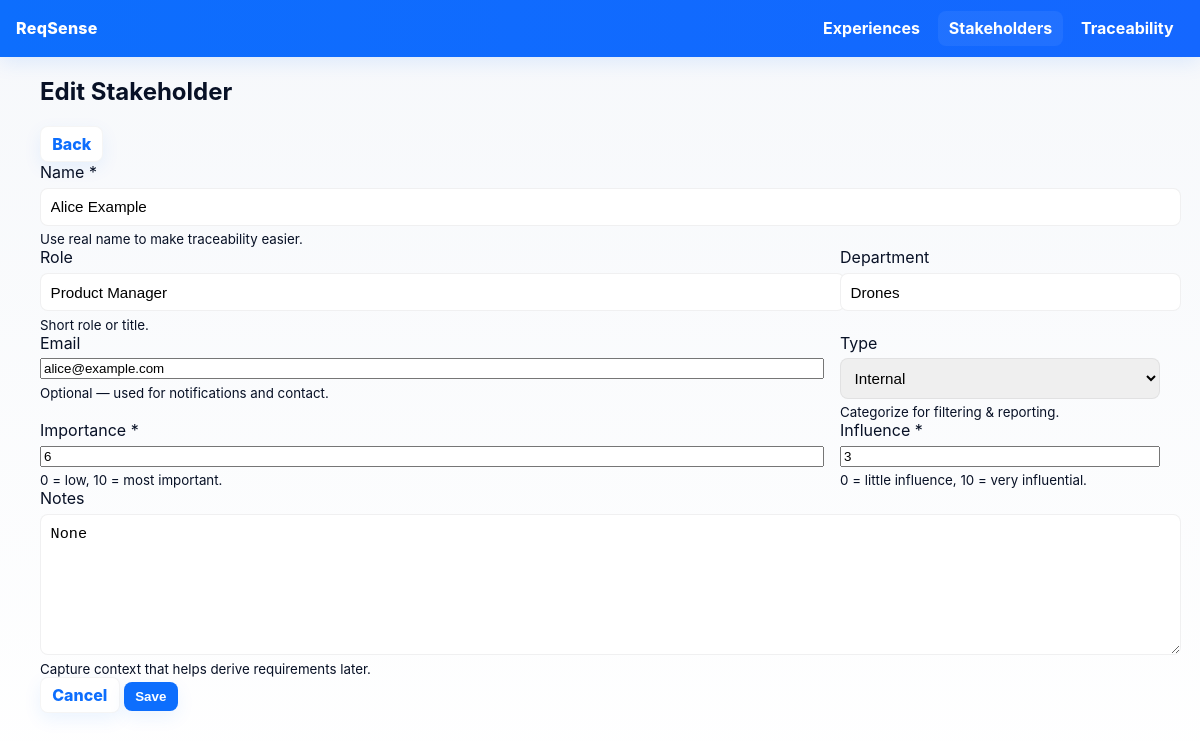
/stakeholders/1/edit, run on the app's committed database.
### src/models.py (models this page shows, shortened)
class Stakeholder(db.Model):
    __tablename__ = 'stakeholders'
    id = db.Column(db.Integer, primary_key=True)
    name = db.Column(db.String(255), nullable=False)
    role = db.Column(db.String(255), nullable=True)
    department = db.Column(db.String(255), nullable=True)
    email = db.Column(db.String(255), nullable=True)
    type = db.Column(db.String(100), nullable=True)       # e.g. Customer, Partner, Internal
    importance = db.Column(db.Integer, nullable=True)    # 0..10
    influence = db.Column(db.Integer, nullable=True)     # 0..10
    notes = db.Column(db.Text, nullable=True)
    created_at = db.Column(db.DateTime(timezone=True), default=lambda: datetime.now(timezone.utc))
    experiences = db.relationship('Experience', back_populates='stakeholder', lazy='select')
    requirements = db.relationship(
        'RequirementSubmission',
        secondary=stakeholder_requirements,
        back_populates='stakeholders',
        lazy='select'
    )

### src/routes/stakeholders.py (the view, shortened to what this page needs)
@stakeholders_bp.route('/<int:stakeholder_id>/edit', methods=['GET', 'POST'])
def edit(stakeholder_id):
    s = Stakeholder.query.get_or_404(stakeholder_id)
    return render_template('stakeholders/form.html', stakeholder=s)

### src/templates/stakeholders/form.html (shortened to what this page needs)
{% extends "base.html" %}
{% block content %}
<div class="form-card" role="region" aria-labelledby="stake-form-title">
  <div class="form-header">
    <h2 id="stake-form-title">{{ 'Edit' if stakeholder else 'Add' }} Stakeholder</h2>
    <div><a class="btn secondary" href="{{ url_for('stakeholders.overview') }}">Back</a></div>
  </div>
  <form method="post" class="form-body" novalidate>
    <div class="form-field">
      <label class="form-label" for="name">Name <span class="required" aria-hidden="true">*</span></label>
      <input id="name" name="name" type="text" required value="{{ stakeholder.name if stakeholder else '' }}" placeholder="Full name (e.g. Jane Doe)">
      <small class="helper">Use real name to make traceability easier.</small>
    </div>
    <div class="form-grid" aria-hidden="{{ 'false' }}">
      <div class="form-field">
        <label class="form-label" for="role">Role</label>
        <input id="role" name="role" type="text" value="{{ stakeholder.role if stakeholder else '' }}" placeholder="e.g. Product Manager">
        <small class="helper">Short role or title.</small>
      </div>
      <div class="form-field">
        <label class="form-label" for="department">Department</label>
        <input id="department" name="department" type="text" value="{{ stakeholder.department if stakeholder else '' }}" placeholder="e.g. Customer Success">
      </div>
    </div>
    <div class="form-grid">
      <div class="form-field">
        <label class="form-label" for="email">Email</label>
        <input id="email" name="email" type="email" value="{{ stakeholder.email if stakeholder else '' }}" placeholder="name@example.com" autocomplete="email">
        <small class="helper">Optional — used for notifications and contact.</small>
      </div>
      <div class="form-field">
        <label class="form-label" for="type">Type</label>
        <select id="type" name="type" aria-label="Stakeholder type">
          {% for t in ['Customer','Partner','Internal','Regulator','Other'] %}
            <option value="{{ t }}" {% if stakeholder and stakeholder.type==t %}selected{% endif %}>{{ t }}</option>
          {% endfor %}
        </select>
        <small class="helper">Categorize for filtering & reporting.</small>
      </div>
    </div>
    <div class="form-grid">
      <div class="form-field">
        <label class="form-label" for="importance">Importance <span class="required" aria-hidden="true">*</span></label>
        <input id="importance" name="importance" type="number" min="0" max="10" value="{{ stakeholder.importance if stakeholder and stakeholder.importance is not none else '' }}" placeholder="0-10" aria-describedby="importance-help" required>
        <small id="importance-help" class="helper">0 = low, 10 = most important.</small>
      </div>
      <div class="form-field">
        <label class="form-label" for="influence">Influence <span class="required" aria-hidden="true">*</span></label>
        <input id="influence" name="influence" type="number" min="0" max="10" value="{{ stakeholder.influence if stakeholder and stakeholder.influence is not none else '' }}" placeholder="0-10" aria-describedby="influence-help" required>
        <small id="influence-help" class="helper">0 = little influence, 10 = very influential.</small>
      </div>
    </div>
    <div class="form-field">
      <label class="form-label" for="notes">Notes</label>
      <textarea id="notes" name="notes" rows="5" placeholder="Optional context, agreements, relationships...">{{ stakeholder.notes if stakeholder else '' }}</textarea>
      <small class="helper">Capture context that helps derive requirements later.</small>
    </div>
    <div class="actions">
      <a class="btn secondary" href="{{ url_for('stakeholders.overview') }}">Cancel</a>
      <button type="submit" class="btn primary">{{ 'Save' if stakeholder else 'Create' }}</button>
    </div>
  </form>
</div>
{% endblock %}

### src/templates/base.html (style rules this page uses)
:root { --accent:#0d6efd; --bg:#f6f8fb; --card:#ffffff; --muted:#6c757d; --radius:10px; --shadow: 0 8px 26px rgba(13,110,253,0.06); }
html,body { height:100%;margin:0;font-family:Inter,system-ui,Segoe UI,Roboto,Arial;color:#081126;background:linear-gradient(180deg,var(--bg),#ffffff) }
.btn { display:inline-block;background:var(--accent);color:#fff;padding:.45rem .7rem;border-radius:8px;text-decoration:none;font-weight:800;border:none;cursor:pointer;box-shadow:0 6px 18px rgba(13,110,253,0.08) }
.btn.secondary { background:#fff;color:var(--accent);border:1px solid rgba(2,6,23,0.04) }
.form-grid { display:grid;grid-template-columns:1fr 320px;gap:1rem }
.form-field { display:flex;flex-direction:column;gap:.35rem }
input[type="text"], select, textarea { width:100%;padding:.6rem;border-radius:8px;border:1px solid rgba(2,6,23,0.06);font-size:.95rem }
textarea { min-height:120px;resize:vertical }

### data on the page
Stakeholder: name "Alice Example", role "Product Manager", department "Drones", email "alice@example.com", type "Internal", importance "6", influence "3", notes "None"

### other printed values
{{ 'Edit' if stakeholder else 'Add' }} "Edit"
{{ 'Save' if stakeholder else 'Create' }} "Save"
